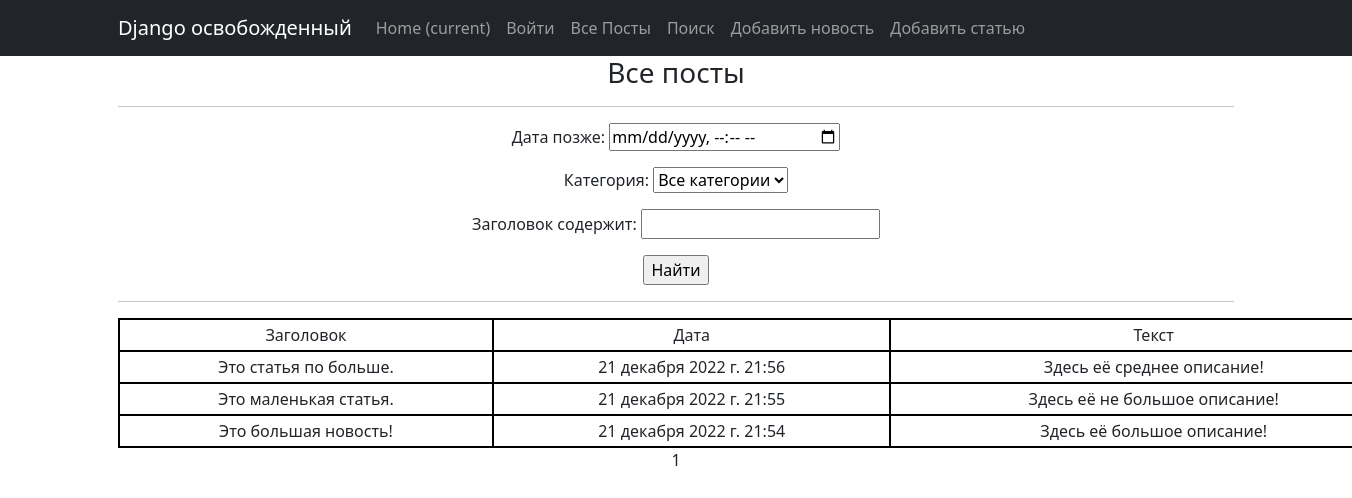
/post/search/, run on an earlier commit of the app's database.
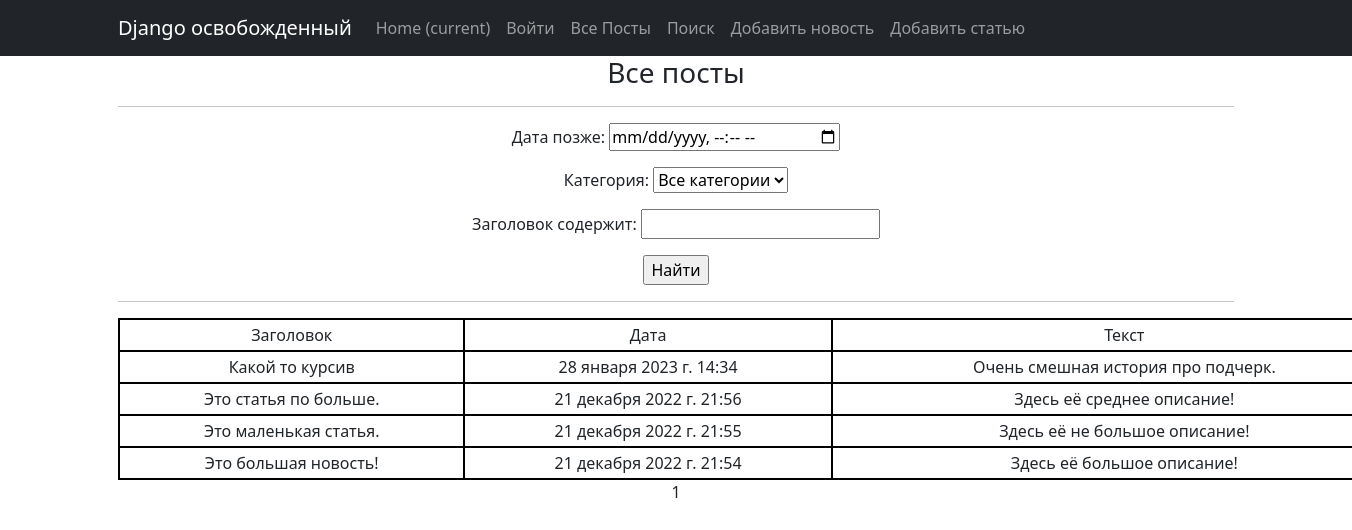
And on a later commit of the database.
### news/models.py (models this page shows, shortened)
class Post(models.Model):
    author = models.ForeignKey(Author, on_delete=models.CASCADE)
    NEWS = 'NW'
    ARTICLE = 'AR'
    CATEGORY_CHOICES = (
        (NEWS, 'Новость'),
        (ARTICLE, 'Статья'),
    )
    categoryType = models.CharField(max_length=2, choices=CATEGORY_CHOICES, default=ARTICLE)
    dateCreation = models.DateTimeField(auto_now_add=True)
    postCategory = models.ManyToManyField(Category, through='PostCategory')
    title = models.CharField(max_length=128)
    text = models.TextField()
    rating = models.SmallIntegerField(default=0)

### news/views.py (the view)
# urls.py: path('search/', PostListSearch.as_view(), name='post_search'),
class PostListSearch(PostList):
    template_name = 'post_search.html'
    context_object_name = 'all_news'

### news/models.py (called while the page is built)
    def __str__(self):
        return self.name.title()

### news/templatetags/custom_filters.py (called while the page is built)
@register.filter()
def censor(text, word=str):
    if word in text:
        reword = word[0] + ((len(word) - 2) * "*") + word[-1]
        text = text.replace(word, reword)
    return text

### news/views.py (called while the page is built)
    def get_queryset(self):
        queryset = super().get_queryset()
        self.filterset = NewsFilter(self.request.GET, queryset)
        return self.filterset.qs

    def get_context_data(self, **kwargs):
        context = super().get_context_data(**kwargs)
        context['time_now'] = datetime.utcnow()
        context['filterset'] = self.filterset
        return context

### templates/post_search.html (shortened to what this page needs)
{% extends 'flatpages/default.html' %}
{% load custom_filters %}
{% load custom_tags %}
{% block content %}
<h3>Все посты</h3>
    <hr>
    <form action="" method="get">
        {{ filterset.form.as_p }}
        <input type="submit" value="Найти" />
    </form>
   <hr>
   {% if all_news %}
<table>
    <tr>
        <td>Заголовок</td>
        <td>Дата</td>
        <td>Текст</td>
    </tr>
    {% for news in all_news %}
    <tr>
        <td>{{ news.title }}</td>
        <td>{{ news.dateCreation }}</td>
        <td>{{ news.text|truncatewords:20|censor:"борьбу"|censor:"ограбили"|censor:"умерщвляли" }}</td>
    </tr>
    {% endfor %}
</table>
   {% else %}
       <h2>Постов нет!</h2>
   {% endif %}
   {{ page_obj.number }}
{% endblock content %}

What changed in the data, as far as the page shows it:
added Post: title "Какой то курсив", dateCreation "28 января 2023 г. 14:34", text|censor "Очень смешная история про подчерк."
